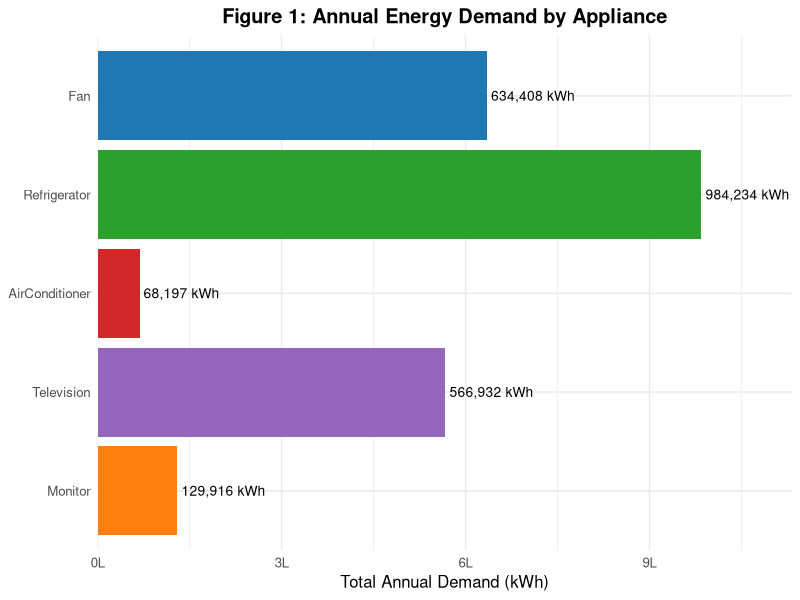
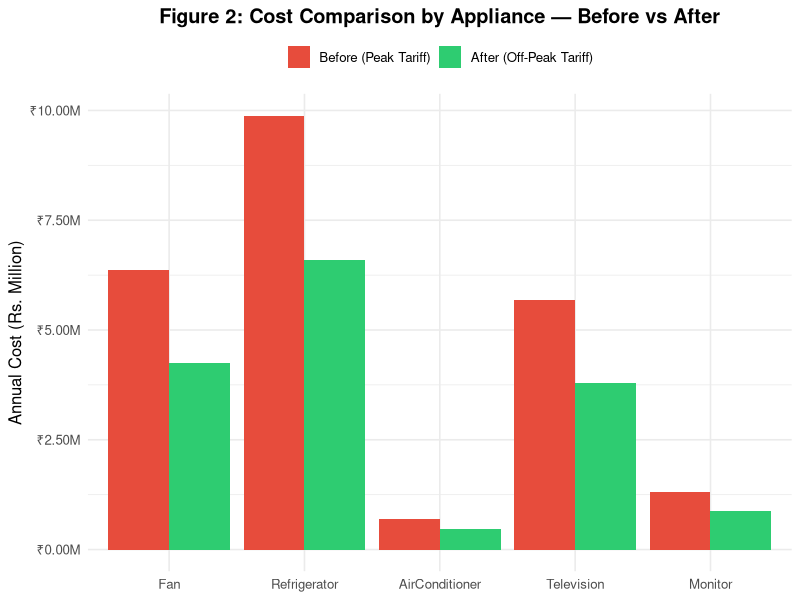
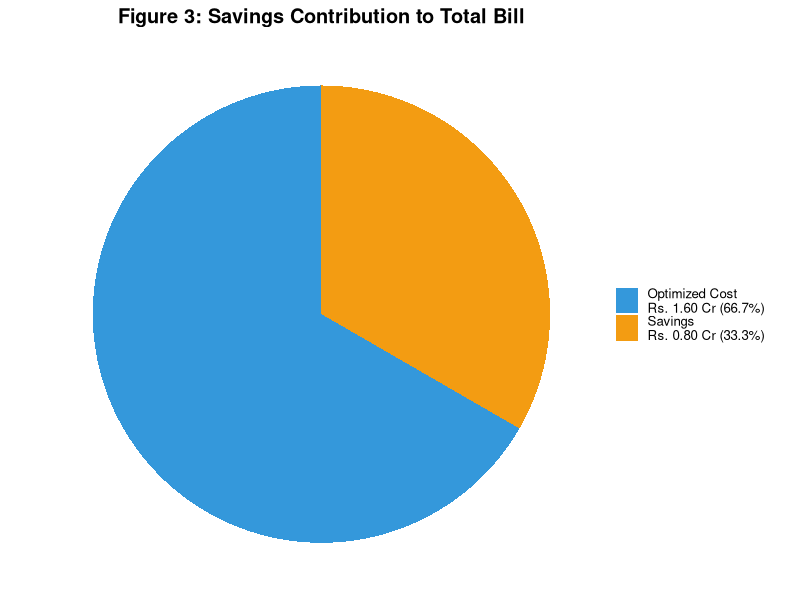
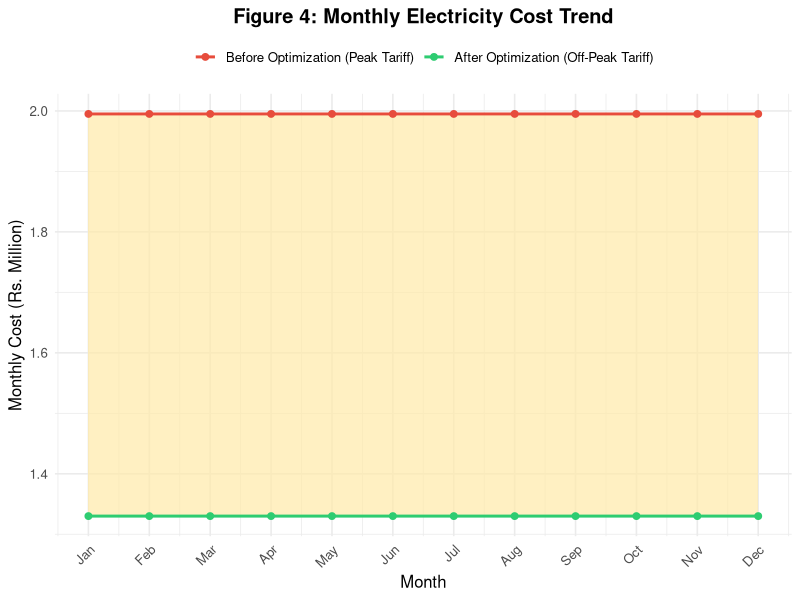

Write the R code that produced these figures, in order.


# Install / load packages
if (!requireNamespace("lpSolve",  quietly = TRUE)) install.packages("lpSolve")
if (!requireNamespace("ggplot2",  quietly = TRUE)) install.packages("ggplot2")
if (!requireNamespace("dplyr",    quietly = TRUE)) install.packages("dplyr")
if (!requireNamespace("tidyr",    quietly = TRUE)) install.packages("tidyr")
if (!requireNamespace("scales",   quietly = TRUE)) install.packages("scales")

library(lpSolve)
library(ggplot2)
library(dplyr)
library(tidyr)
library(scales)


# SECTION 3 – DATA

# Total annual demand per appliance (kWh), summed over 45,345
# household-month records (Table 3 of the report).

appliances <- c("Fan", "Refrigerator", "AirConditioner",
                "Television", "Monitor", "MotorPump")

R <- c(
  Fan            = 634408,
  Refrigerator   = 984234,
  AirConditioner =  68197,
  Television     = 566932,
  Monitor        = 129916,
  MotorPump      =      0
)

n <- length(R)          # 6 appliances


# Summary statistics 
summary_stats <- data.frame(
  Variable  = c("Fan", "Refrigerator", "AirConditioner",
                "Television", "Monitor", "TariffRate", "ElectricityBill"),
  Mean      = c(13.99, 21.71,  1.50, 12.50,  2.86,  8.37, 4311.8),
  SD        = c( 5.47,  1.67,  2.50,  6.77,  3.00,  0.58, 1073.9),
  Min       = c( 5.0,  17.0,   0.0,   0.0,   0.0,   7.40,  807.5),
  Q1        = c( 9.0,  22.0,   0.0,   7.0,   1.0,   7.90, 3556.8),
  Median    = c(14.0,  22.0,   1.0,  14.0,   2.0,   8.40, 4299.4),
  Max       = c(23.0,  23.0,  23.0,  23.0,  23.0,   9.30, 8286.3)
)

cat("\nTable 2: Summary Statistics (n = 45,345) \n")
print(summary_stats, row.names = FALSE)



# SECTION 4.1 – TARIFF CONSTRUCTION

c_bar <- 8.3696          # sample mean tariff  (Rs./kWh)
sigma  <- 0.5770         # tariff SD           (Rs./kWh)

c_peak    <- 1.2 * c_bar   # peak tariff    = 10.0436 Rs./kWh
c_offpeak <- 0.8 * c_bar   # off-peak tariff =  6.6957 Rs./kWh

cat("\nTariff Parameters \n")
cat(sprintf("  Mean tariff c_bar      : %.4f Rs./kWh\n", c_bar))
cat(sprintf("  Peak tariff c_p        : %.4f Rs./kWh\n", c_peak))
cat(sprintf("  Off-peak tariff c_o    : %.4f Rs./kWh\n", c_offpeak))
cat(sprintf("  Tariff ratio (p/o)     : %.2f\n",          c_peak / c_offpeak))



# SECTION 4 – LINEAR PROGRAMME  (solved with lpSolve)

#
# min  Z(x) = c_o * sum(x_i)
# s.t. x_i >= R_i   for all i        (demand satisfaction)
#      x_i >= 0     for all i        (non-negativity)
#
# In lpSolve the constraints must be written as:
#   A %*% x  [dir]  rhs
# Here A = I_n (identity), dir = ">=", rhs = R.
# The non-negativity bound is handled implicitly (lpSolve default).

obj_coeff <- rep(c_offpeak, n)      # objective coefficients

A   <- diag(n)                      # constraint matrix  (I_6)
dir <- rep(">=", n)                 # all >= constraints
rhs <- R                            # right-hand side = annual demand

lp_result <- lp(
  direction      = "min",
  objective.in   = obj_coeff,
  const.mat      = A,
  const.dir      = dir,
  const.rhs      = rhs
)

x_star <- lp_result$solution
names(x_star) <- appliances

cat("\nLP Solution (lpSolve)\n")
cat(sprintf("  Solver status : %s\n", lp_result$status))    # 0 = optimal
cat("  Optimal x*_i  :\n")
for (i in seq_along(appliances)) {
  cat(sprintf("    %-15s  x* = %10.0f   R = %10.0f   Match: %s\n",
              appliances[i], x_star[i], R[i],
              ifelse(abs(x_star[i] - R[i]) < 1e-6, "YES", "NO")))
}



# SECTION 4.4 – COST ANALYSIS & SAVINGS
cost_before <- c_peak    * R          # per-appliance baseline cost
cost_after  <- c_offpeak * x_star     # per-appliance optimised cost
savings     <- cost_before - cost_after

Z_before <- sum(cost_before)
Z_star   <- sum(cost_after)
S_total  <- Z_before - Z_star

saving_frac <- S_total / Z_before
D_total     <- sum(R)
efficiency  <- S_total / D_total

cat("\nTable 3: Appliance-Level Annual Cost Breakdown \n")
results_df <- data.frame(
  Appliance = appliances,
  R_kWh     = R,
  Before_Rs = round(cost_before),
  After_Rs  = round(cost_after),
  Saving_Rs = round(savings)
)
print(results_df, row.names = FALSE)

cat("\nTable 4: Optimization Summary \n")
cat(sprintf("  Total annual demand D   : %13.0f kWh\n",   D_total))
cat(sprintf("  Cost before  Z_before   : Rs. %12.0f\n",   Z_before))
cat(sprintf("  Cost after   Z*         : Rs. %12.0f\n",   Z_star))
cat(sprintf("  Total savings S         : Rs. %12.0f\n",   S_total))
cat(sprintf("  Saving fraction         : %.1f%%\n",        saving_frac * 100))
cat(sprintf("  Efficiency ratio E=S/D  : Rs. %.2f / kWh\n", efficiency))



# SECTION 4.5 – STOCHASTIC EXTENSION  C ~ N(mu, sigma^2)

# E[Z_before] = 1.2 * mu * D,  E[Z*] = 0.8 * mu * D
# SD[Z_before] = 1.2 * sigma * D,  SD[Z*] = 0.8 * sigma * D

E_Z_before <- 1.2 * c_bar * D_total
E_Z_star   <- 0.8 * c_bar * D_total
E_S        <- E_Z_before - E_Z_star

SD_Z_before <- 1.2 * sigma * D_total
SD_Z_star   <- 0.8 * sigma * D_total

cat("\nStochastic Extension (C ~ N(mu, sigma^2))\n")
cat(sprintf("  E[Z_before]   : Rs. %12.0f\n",  E_Z_before))
cat(sprintf("  E[Z*]         : Rs. %12.0f\n",  E_Z_star))
cat(sprintf("  E[S]          : Rs. %12.0f\n",  E_S))
cat(sprintf("  SD[Z_before]  : Rs. %12.0f\n",  SD_Z_before))
cat(sprintf("  SD[Z*]        : Rs. %12.0f\n",  SD_Z_star))



# SECTION 4.6 – ILLUSTRATIVE CALCULATION: FAN

R_fan        <- R["Fan"]
Z_fan_before <- c_peak    * R_fan
Z_fan_star   <- c_offpeak * R_fan
S_fan        <- Z_fan_before - Z_fan_star

cat("\nSection 4.6: Fan Appliance (Step-by-step)\n")
cat(sprintf("  R_Fan           : %10.0f kWh\n",  R_fan))
cat(sprintf("  Z_Fan before    : Rs. %10.0f\n",   Z_fan_before))
cat(sprintf("  Z_Fan after     : Rs. %10.0f\n",   Z_fan_star))
cat(sprintf("  S_Fan           : Rs. %10.0f (%.1f%%)\n",
            S_fan, S_fan / Z_fan_before * 100))



# SECTION 4.7 / FIGURE 1 – Annual Energy Demand by Appliance
demand_df <- data.frame(
  Appliance = factor(appliances[appliances != "MotorPump"],
                     levels = rev(c("Fan","Refrigerator","AirConditioner",
                                    "Television","Monitor"))),
  Demand    = R[appliances != "MotorPump"]
)

fig1 <- ggplot(demand_df, aes(x = Demand, y = Appliance, fill = Appliance)) +
  geom_col(show.legend = FALSE) +
  geom_text(aes(label = paste0(formatC(Demand, format = "d", big.mark = ","), " kWh")),
            hjust = -0.05, size = 3.5) +
  scale_x_continuous(
    labels = label_number(scale = 1e-5, suffix = "L"),
    expand = expansion(mult = c(0, 0.15))
  ) +
  scale_fill_manual(values = c("Fan"            = "#1f77b4",
                               "Refrigerator"   = "#2ca02c",
                               "AirConditioner" = "#d62728",
                               "Television"     = "#9467bd",
                               "Monitor"        = "#ff7f0e")) +
  labs(title = "Figure 1: Annual Energy Demand by Appliance",
       x = "Total Annual Demand (kWh)", y = NULL) +
  theme_minimal(base_size = 12) +
  theme(plot.title = element_text(face = "bold", hjust = 0.5))

print(fig1)



# FIGURE 2 – Cost Comparison Before vs After (by appliance)

cost_df <- data.frame(
  Appliance = rep(appliances[appliances != "MotorPump"], 2),
  Period    = rep(c("Before (Peak Tariff)", "After (Off-Peak Tariff)"), each = 5),
  Cost      = c(cost_before[appliances != "MotorPump"],
                cost_after [appliances != "MotorPump"])
)
cost_df$Appliance <- factor(cost_df$Appliance,
                            levels = c("Fan","Refrigerator","AirConditioner",
                                       "Television","Monitor"))
cost_df$Period <- factor(cost_df$Period,
                         levels = c("Before (Peak Tariff)", "After (Off-Peak Tariff)"))

fig2 <- ggplot(cost_df, aes(x = Appliance, y = Cost / 1e6, fill = Period)) +
  geom_col(position = "dodge") +
  scale_fill_manual(values = c("Before (Peak Tariff)"   = "#e74c3c",
                               "After (Off-Peak Tariff)" = "#2ecc71")) +
  scale_y_continuous(labels = label_dollar(prefix = "\u20b9", suffix = "M")) +
  labs(title = "Figure 2: Cost Comparison by Appliance — Before vs After",
       x = NULL, y = "Annual Cost (Rs. Million)", fill = NULL) +
  theme_minimal(base_size = 12) +
  theme(plot.title  = element_text(face = "bold", hjust = 0.5),
        legend.position = "top")

print(fig2)



# FIGURE 3a – Savings Contribution Pie Chart

pie_df <- data.frame(
  Category = c("Optimized Cost\nRs. 1.60 Cr (66.7%)",
               "Savings\nRs. 0.80 Cr (33.3%)"),
  Value    = c(Z_star, S_total)
)

fig3a <- ggplot(pie_df, aes(x = "", y = Value, fill = Category)) +
  geom_col(width = 1) +
  coord_polar(theta = "y") +
  scale_fill_manual(values = c("#3498db", "#f39c12")) +
  labs(title = "Figure 3: Savings Contribution to Total Bill", fill = NULL) +
  theme_void(base_size = 12) +
  theme(plot.title      = element_text(face = "bold", hjust = 0.5),
        legend.position = "right")

print(fig3a)



# FIGURE 4 – Monthly Electricity Cost Trend

# Simulate monthly demand proportional to overall annual totals
# (the dataset spans 12 months; we distribute uniformly as a proxy).
set.seed(42)
months <- month.abb   # Jan … Dec

# Monthly share: in reality this would come from the raw dataset.
# We approximate with equal 1/12 shares per the report's uniform monthly figure.
monthly_share <- rep(1/12, 12)

monthly_before <- Z_before * monthly_share
monthly_after  <- Z_star   * monthly_share
monthly_saving <- monthly_before - monthly_after

monthly_df <- data.frame(
  Month  = factor(months, levels = months),
  Before = monthly_before / 1e6,
  After  = monthly_after  / 1e6,
  Saving = monthly_saving / 1e6
)

monthly_long <- pivot_longer(monthly_df, cols = c(Before, After),
                             names_to = "Period", values_to = "Cost")
monthly_long$Period <- ifelse(monthly_long$Period == "Before",
                              "Before Optimization (Peak Tariff)",
                              "After Optimization (Off-Peak Tariff)")
monthly_long$Period <- factor(monthly_long$Period,
                              levels = c("Before Optimization (Peak Tariff)",
                                         "After Optimization (Off-Peak Tariff)"))

fig4 <- ggplot() +
  geom_ribbon(data = monthly_df,
              aes(x = as.numeric(Month),
                  ymin = After, ymax = Before),
              fill = "#ffeaa7", alpha = 0.7) +
  geom_line(data = monthly_long,
            aes(x = as.numeric(Month), y = Cost, colour = Period), size = 1) +
  geom_point(data = monthly_long,
             aes(x = as.numeric(Month), y = Cost, colour = Period), size = 2) +
  scale_x_continuous(breaks = 1:12, labels = months) +
  scale_colour_manual(values = c("Before Optimization (Peak Tariff)"  = "#e74c3c",
                                 "After Optimization (Off-Peak Tariff)" = "#2ecc71")) +
  labs(title  = "Figure 4: Monthly Electricity Cost Trend",
       x = "Month", y = "Monthly Cost (Rs. Million)",
       colour = NULL) +
  theme_minimal(base_size = 12) +
  theme(plot.title      = element_text(face = "bold", hjust = 0.5),
        legend.position = "top",
        axis.text.x     = element_text(angle = 45, hjust = 1))

print(fig4)




cat("\n Done \n")
